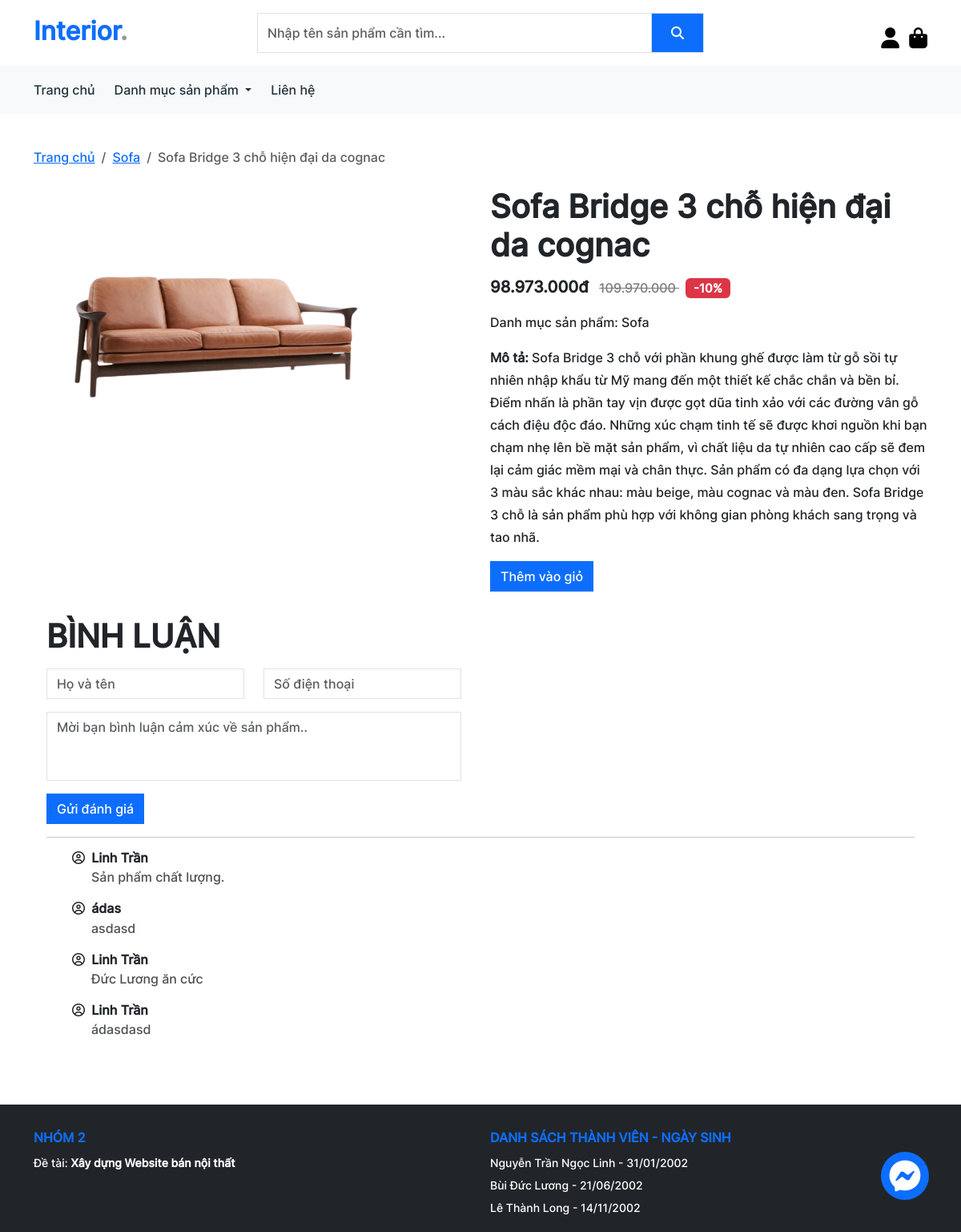
The app's page /product_detail.php?id=2, older data.
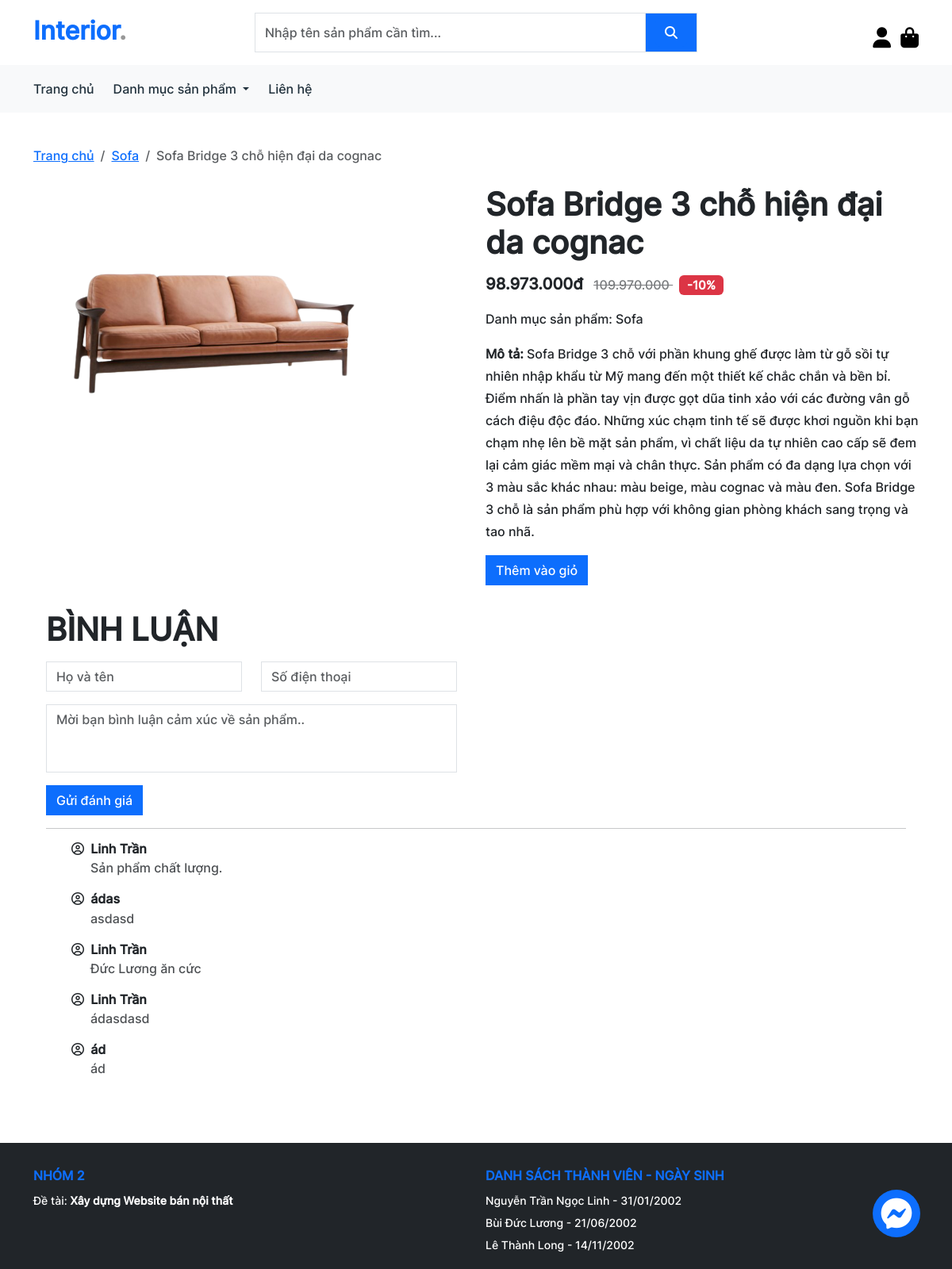
The same page, newer data.
### tables this page shows
CREATE TABLE `product_comments` (
  `id` int(11) NOT NULL,
  `product_id` int(11) NOT NULL,
  `customer_name` varchar(100) NOT NULL,
  `customer_phone` varchar(50) DEFAULT NULL,
  `customer_comment` text NOT NULL
);

### classes/database.php (called while the page is built, shortened)
<?php
class Database
{
  private $conn = null;
  public function __construct()
  {
    $this->conn = new mysqli(DB_HOST, DB_USER, DB_PASS, DB_NAME);
  }
  public function getProductDetail($id)
  {
    $sql = "SELECT products.*, categories.id AS category_id, categories.name AS category_name FROM products
    INNER JOIN categories
    ON categories.id = products.category_id WHERE products.id = ?";
    $stmt = $this->conn->prepare($sql);
    $stmt->bind_param("i", $id);
    $stmt->execute();
    $result = $stmt->get_result();
    return $result->fetch_assoc();
  }
  public function getAllComments($id)
  {
    $data = array();
    $sql = "SELECT * FROM product_comments WHERE product_id = ?";
    $stmt = $this->conn->prepare($sql);
    $stmt->bind_param("i", $id);
    $stmt->execute();
    $result = $stmt->get_result();
    while ($row = $result->fetch_assoc()) {
      $data[] = $row;
    }
    return $data;
  }
}

### product_detail.php (the view, shortened to what this page needs)
<!DOCTYPE html>
<html lang="en">
<head>
  <link rel="stylesheet" href="./assets/fonts/css/all.min.css" />
  <link rel="stylesheet" href="./lib/boostrap/css/bootstrap.min.css" />
  <link rel="stylesheet" href="./assets/css/app.css" />
</head>
<body>
  <div id="root">
    <?php
    include_once("./includes/header.php");
    include_once("./includes/messenger.php");
    require_once("./classes/database.php");
    $product_id = $_GET["id"];
    $db = new Database();
    $product = $db->getProductDetail($product_id);
    ?>
    <section class="container">
      <nav aria-label="breadcrumb" class="my-4">
        <ol class="breadcrumb">
          <li class="breadcrumb-item"><a href="index.php">Trang chủ</a></li>
          <li class="breadcrumb-item"><a href="category.php?id=<?= $product["category_id"] ?>"><?= $product["category_name"] ?></a></li>
          <li class="breadcrumb-item active" aria-current="page"><?= $product["name"] ?></li>
        </ol>
      </nav>
      <div class="row mb-3">
        <div class="col-md-6">
          <img src="./assets/images/<?= $product["image"] ?>" class="object-fit-cover" width="80%" height="300" alt="" />
        </div>
        <div class="col-md-6">
          <h1 class="pb-3"><?= $product["name"] ?></h1>
          <div class="d-flex align-items-center justify-content-between pb-3">
            <h5>
              <?= number_format($product["price"] - ($product["price"] * $product["discount"] / 100), 0, '', '.') ?>đ
              <small class="fw-light fs-6 text-decoration-line-through px-2 <?= $product["discount"] == 0 ? 'd-none' : '' ?>" style="opacity: 0.6">
                <?= number_format($product["price"], 0, '', '.') ?>
              </small>
              <span class="badge bg-danger <?= $product["discount"] == 0 ? 'd-none' : '' ?>">-<?= $product["discount"] ?>%</span>
            </h5>
          </div>
          <div class="mb-3">
            <p>Danh mục sản phẩm: <?= $product["category_name"] ?></p>
          </div>
          <div class="mb-3">
            <p>
              <strong>Mô tả:</strong>
              <?= $product["description"] ?>
            </p>
          </div>
          <div class="d-flex column-gap-3">
            <button class="add-to-cart btn btn-primary rounded-0" data-id="<?= $product["id"] ?>" <?= $product["quantity"] == 0 ? "disabled" : "" ?> title="Thêm vào giỏ hàng">
              Thêm vào giỏ
            </button>
          </div>
        </div>
      </div>
      <div class="bg-white p-3 rounded-4">
        <h1 class="text-uppercase pb-3">Bình luận</h1>
        <form action="./php/handle_comment.php" method="post" onsubmit="return validateFormComment()">
          <div class="row w-50 mb-3">
            <div class="form-group col-md-6">
              <input type="text" class="form-control" id="customer_name" name="customer_name" placeholder="Họ và tên" />
            </div>
            <div class="form-group col-md-6">
              <input type="text" class="form-control" id="customer_phone" name="customer_phone" placeholder="Số điện thoại" />
            </div>
          </div>
          <div class="row w-50 mb-3">
            <div class="form-group col-12">
              <textarea class="form-control" name="customer_comment" id="customer_comment" rows="3" placeholder="Mời bạn bình luận cảm xúc về sản phẩm.."></textarea>
            </div>
          </div>
          <button type="submit" class="btn btn-primary rounded-0">Gửi đánh giá</button>
        </form>
        <hr />
        <ul>
          <?php
          $comments = $db->getAllComments($product_id);
          foreach ($comments as $comment) :
          ?>
            <li class="mb-3">
              <h6>
                <i class="fa-regular fa-circle-user pe-1"></i>
                <?= $comment["customer_name"] ?>
              </h6>
              <p class="ps-4" style="opacity: 0.8;">
                <?= $comment["customer_comment"] ?>
              </p>
            </li>
          <?php endforeach; ?>
        </ul>
      </div>
    </section>
    <?php include_once("./includes/footer.php"); ?>
  </div>
</body>
</html>

Row changes from the older to the newer data that the page shows:
added product_comments: customer_name "ád", customer_comment "ád"
